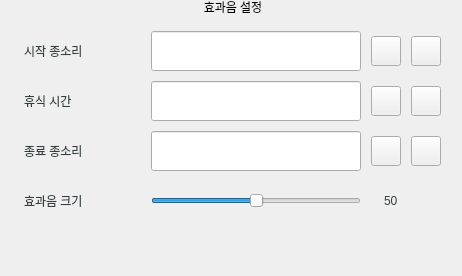
              <widget class="QGroupBox" name="groupBox_6">
               <property name="styleSheet">
                <string notr="true">

QGroupBox  {
    border:0px;
    border-radius: 15px;
	font: 75 15px&quot;Gong Gothic&quot;;
}

QGroupBox::title  {
    font: 20px;
    subcontrol-position: top center;
    padding: 5px 8000px 5px 8000px;
}</string>
               </property>
               <property name="title">
                <string>효과음 설정</string>
               </property>
               <layout class="QGridLayout" name="gridLayout_17">
                <property name="leftMargin">
                 <number>11</number>
                </property>
                <item row="1" column="0">
                 <layout class="QGridLayout" name="gridLayout_18">
                  <property name="sizeConstraint">
                   <enum>QLayout::SetMaximumSize</enum>
                  </property>
                  <property name="leftMargin">
                   <number>0</number>
                  </property>
                  <property name="topMargin">
                   <number>20</number>
                  </property>
                  <property name="rightMargin">
                   <number>10</number>
                  </property>
                  <property name="spacing">
                   <number>10</number>
                  </property>
                  <item row="2" column="2">
                   <widget class="QPushButton" name="path_3">
                    <property name="minimumSize">
                     <size>
                      <width>30</width>
                      <height>30</height>
                     </size>
                    </property>
                    <property name="maximumSize">
                     <size>
                      <width>30</width>
                      <height>30</height>
                     </size>
                    </property>
                    <property name="styleSheet">
                     <string notr="true">border-image: url(:/icon/add.png);</string>
                    </property>
                    <property name="text">
                     <string/>
                    </property>
                   </widget>
                  </item>
                  <item row="0" column="2">
                   <widget class="QPushButton" name="path_1">
                    <property name="maximumSize">
                     <size>
                      <width>30</width>
                      <height>30</height>
                     </size>
                    </property>
                    <property name="styleSheet">
                     <string notr="true">border-image: url(:/icon/add.png);</string>
                    </property>
                    <property name="text">
                     <string/>
                    </property>
                   </widget>
                  </item>
                  <item row="1" column="2">
                   <widget class="QPushButton" name="path_2">
                    <property name="minimumSize">
                     <size>
                      <width>30</width>
                      <height>30</height>
                     </size>
                    </property>
                    <property name="maximumSize">
                     <size>
                      <width>30</width>
                      <height>30</height>
                     </size>
                    </property>
                    <property name="styleSheet">
                     <string notr="true">border-image: url(:/icon/add.png);</string>
                    </property>
                    <property name="text">
                     <string/>
                    </property>
                   </widget>
                  </item>
                  <item row="2" column="1">
                   <widget class="QLineEdit" name="break_end_sound_path">
                    <property name="minimumSize">
                     <size>
                      <width>210</width>
                      <height>40</height>
                     </size>
                    </property>
                    <property name="maximumSize">
                     <size>
                      <width>210</width>
                      <height>40</height>
                     </size>
                    </property>
                    <property name="styleSheet">
                     <string notr="true">padding: 10px;
font: 75 15px&quot;Gong Gothic&quot;;
color :   #353F40;</string>
                    </property>
                    <property name="readOnly">
                     <bool>true</bool>
                    </property>
                   </widget>
                  </item>
                  <item row="1" column="1">
                   <widget class="QLineEdit" name="break_sound_path">
                    <property name="minimumSize">
                     <size>
                      <width>210</width>
                      <height>40</height>
                     </size>
                    </property>
                    <property name="maximumSize">
                     <size>
                      <width>210</width>
                      <height>40</height>
                     </size>
                    </property>
                    <property name="autoFillBackground">
                     <bool>false</bool>
                    </property>
                    <property name="styleSheet">
                     <string notr="true">padding: 10px;
font: 75 15px&quot;Gong Gothic&quot;;
color :   #353F40;</string>
                    </property>
                    <property name="readOnly">
                     <bool>true</bool>
                    </property>
                   </widget>
                  </item>
                  <item row="4" column="1" colspan="2">
                   <layout class="QHBoxLayout" name="horizontalLayout_16">
                    <property name="spacing">
                     <number>0</number>
                    </property>
                   </layout>
                  </item>
                  <item row="0" column="1">
                   <widget class="QLineEdit" name="break_start_sound_path">
                    <property name="minimumSize">
                     <size>
                      <width>210</width>
                      <height>40</height>
                     </size>
                    </property>
                    <property name="maximumSize">
                     <size>
                      <width>210</width>
                      <height>40</height>
                     </size>
                    </property>
                    <property name="styleSheet">
                     <string notr="true">padding: 10px;
font: 75 15px&quot;Gong Gothic&quot;;
color :   #353F40;</string>
                    </property>
                    <property name="readOnly">
                     <bool>true</bool>
                    </property>
                   </widget>
                  </item>
                  <item row="2" column="0">
                   <widget class="QLabel" name="st_user_address_6">
                    <property name="minimumSize">
                     <size>
                      <width>130</width>
                      <height>40</height>
                     </size>
                    </property>
                    <property name="maximumSize">
                     <size>
                      <width>130</width>
                      <height>40</height>
                     </size>
                    </property>
                    <property name="styleSheet">
                     <string notr="true">padding: 10px;;
font: 20px &quot;Gong Gothic&quot;;
color :   #353F40;</string>
                    </property>
                    <property name="text">
                     <string>종료 종소리</string>
                    </property>
                   </widget>
                  </item>
                  <item row="4" column="0">
                   <widget class="QLabel" name="label_26">
                    <property name="sizePolicy">
                     <sizepolicy hsizetype="Preferred" vsizetype="Fixed">
                      <horstretch>0</horstretch>
                      <verstretch>0</verstretch>
                     </sizepolicy>
                    </property>
                    <property name="styleSheet">
                     <string notr="true">padding: 10px;;
font: 20px &quot;Gong Gothic&quot;;
color :   #353F40;</string>
                    </property>
                    <property name="text">
                     <string/>
                    </property>
                   </widget>
                  </item>
                  <item row="0" column="0">
                   <widget class="QLabel" name="label_25">
                    <property name="minimumSize">
                     <size>
                      <width>130</width>
                      <height>40</height>
                     </size>
                    </property>
                    <property name="maximumSize">
                     <size>
                      <width>130</width>
                      <height>40</height>
                     </size>
                    </property>
                    <property name="styleSheet">
                     <string notr="true">padding: 10px;;
font: 20px &quot;Gong Gothic&quot;;
color :   #353F40;</string>
                    </property>
                    <property name="text">
                     <string>시작 종소리</string>
                    </property>
                   </widget>
                  </item>
                  <item row="1" column="0">
                   <widget class="QLabel" name="st_user_name_6">
                    <property name="minimumSize">
                     <size>
                      <width>130</width>
                      <height>40</height>
                     </size>
                    </property>
                    <property name="maximumSize">
                     <size>
                      <width>130</width>
                      <height>40</height>
                     </size>
                    </property>
                    <property name="autoFillBackground">
                     <bool>false</bool>
                    </property>
                    <property name="styleSheet">
                     <string notr="true">padding: 10px;;
font: 20px &quot;Gong Gothic&quot;;
color :   #353F40;</string>
                    </property>
                    <property name="text">
                     <string>휴식 시간</string>
                    </property>
                    <property name="margin">
                     <number>0</number>
                    </property>
                   </widget>
                  </item>
                  <item row="0" column="3">
                   <widget class="QPushButton" name="play_1">
                    <property name="minimumSize">
                     <size>
                      <width>30</width>
                      <height>30</height>
                     </size>
                    </property>
                    <property name="maximumSize">
                     <size>
                      <width>30</width>
                      <height>30</height>
                     </size>
                    </property>
                    <property name="styleSheet">
                     <string notr="true">border-image: url(:/icon/play.png);</string>
                    </property>
                    <property name="text">
                     <string/>
                    </property>
                   </widget>
                  </item>
                  <item row="2" column="3">
                   <widget class="QPushButton" name="play_3">
                    <property name="maximumSize">
                     <size>
                      <width>30</width>
                      <height>30</height>
                     </size>
                    </property>
                    <property name="styleSheet">
                     <string notr="true">border-image: url(:/icon/play.png);</string>
                    </property>
                    <property name="text">
                     <string/>
                    </property>
                   </widget>
                  </item>
                  <item row="1" column="3">
                   <widget class="QPushButton" name="play_2">
                    <property name="minimumSize">
                     <size>
                      <width>30</width>
                      <height>30</height>
                     </size>
                    </property>
                    <property name="maximumSize">
                     <size>
                      <width>30</width>
                      <height>30</height>
                     </size>
                    </property>
                    <property name="styleSheet">
                     <string notr="true">border-image: url(:/icon/play.png);</string>
                    </property>
                    <property name="text">
                     <string/>
                    </property>
                   </widget>
                  </item>
                  <item row="3" column="0">
                   <widget class="QLabel" name="st_user_week_6">
                    <property name="minimumSize">
                     <size>
                      <width>130</width>
                      <height>40</height>
                     </size>
                    </property>
                    <property name="maximumSize">
                     <size>
                      <width>130</width>
                      <height>40</height>
                     </size>
                    </property>
                    <property name="styleSheet">
                     <string notr="true">padding: 10px;;
font: 20px &quot;Gong Gothic&quot;;
color :   #353F40;</string>
                    </property>
                    <property name="text">
                     <string>효과음 크기</string>
                    </property>
                   </widget>
                  </item>
                  <item row="3" column="1">
                   <widget class="QSlider" name="sound_slider">
                    <property name="minimumSize">
                     <size>
                      <width>210</width>
                      <height>0</height>
                     </size>
                    </property>
                    <property name="maximumSize">
                     <size>
                      <width>210</width>
                      <height>16777215</height>
                     </size>
                    </property>
                    <property name="maximum">
                     <number>100</number>
                    </property>
                    <property name="value">
                     <number>50</number>
                    </property>
                    <property name="orientation">
                     <enum>Qt::Horizontal</enum>
                    </property>
                   </widget>
                  </item>
                  <item row="3" column="2" colspan="2">
                   <widget class="QLabel" name="sound_val">
                    <property name="minimumSize">
                     <size>
                      <width>50</width>
                      <height>40</height>
                     </size>
                    </property>
                    <property name="maximumSize">
                     <size>
                      <width>555</width>
                      <height>40</height>
                     </size>
                    </property>
                    <property name="styleSheet">
                     <string notr="true">padding: 10px;
font:15px&quot;Gong Gothic&quot;;
color :   #353F40;</string>
                    </property>
                    <property name="text">
                     <string>50</string>
                    </property>
                   </widget>
                  </item>
                 </layout>
                </item>
               </layout>
              </widget>
